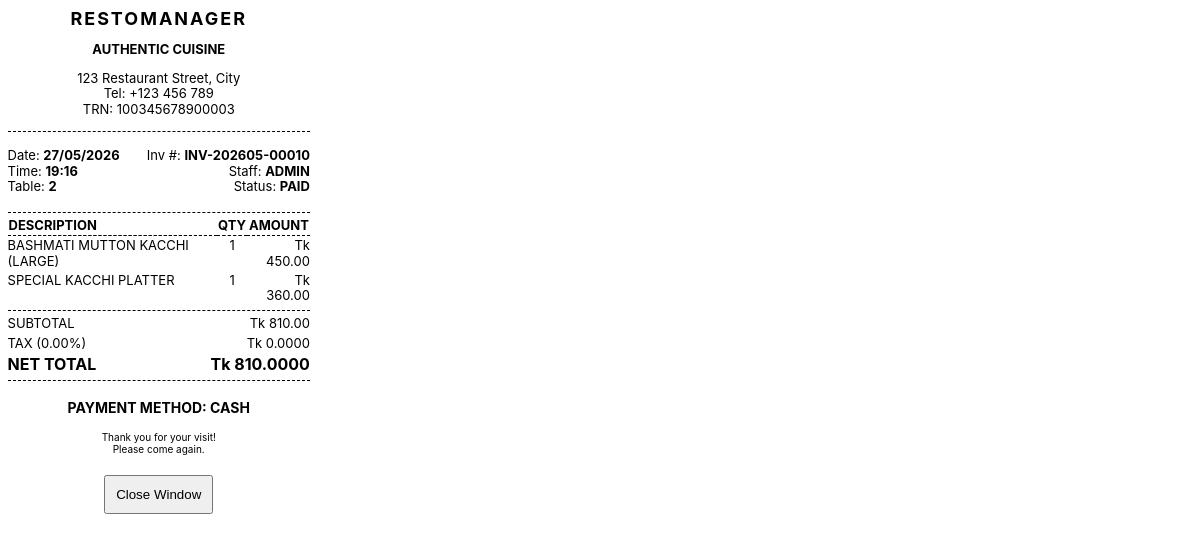
The page /order/10/print/ (signed in) on the database its author committed.
### core/models/order.py (models this page shows, shortened)
class Order(models.Model):
    STATUS_CHOICES = [
        ('pending', 'Pending'),
        ('cooking', 'Cooking'),
        ('served', 'Served'),
        ('paid', 'Paid'),
        ('cancelled', 'Cancelled'),
    ]
    PAYMENT_CHOICES = [
        ('cash', 'Cash'),
        ('card', 'Card'),
        ('mobile', 'Mobile Banking'),
    ]
    table = models.ForeignKey('Table', on_delete=models.CASCADE, related_name='orders')
    staff = models.ForeignKey(User, on_delete=models.SET_NULL, null=True, related_name='orders')
    customer = models.ForeignKey('Customer', on_delete=models.SET_NULL, null=True, blank=True, related_name='orders')
    status = models.CharField(max_length=20, choices=STATUS_CHOICES, default='pending')
    payment_method = models.CharField(max_length=20, choices=PAYMENT_CHOICES, default='cash')
    tax_rate = models.DecimalField(max_digits=5, decimal_places=2, default=0.00) # e.g. 5.00 for 5%
    created_at = models.DateTimeField(auto_now_add=True)
    updated_at = models.DateTimeField(auto_now=True)
    @property
    def invoice_number(self):
        return f"INV-{self.created_at.strftime('%Y%m')}-{self.id:05d}"
    @property
    def subtotal(self):
        return sum(item.get_total_item_price() for item in self.items.all())
    @property
    def tax_amount(self):
        return (self.subtotal * self.tax_rate) / 100
    @property
    def total_price(self):
        return self.subtotal + self.tax_amount

### core/models/table.py (models this page shows, shortened)
class Table(models.Model):
    STATUS_CHOICES = [
        ('available', 'Available'),
        ('occupied', 'Occupied'),
        ('reserved', 'Reserved'),
    ]
    number = models.IntegerField(unique=True)
    capacity = models.IntegerField()
    status = models.CharField(max_length=20, choices=STATUS_CHOICES, default='available')

### core/models/order_item.py (models this page shows, shortened)
class OrderItem(models.Model):
    STATUS_CHOICES = [
        ('pending', 'Pending'),
        ('preparing', 'Preparing'),
        ('ready', 'Ready'),
        ('served', 'Served'),
    ]
    order = models.ForeignKey('Order', on_delete=models.CASCADE, related_name='items')
    menu_item = models.ForeignKey('MenuItem', on_delete=models.CASCADE)
    quantity = models.PositiveIntegerField(default=1)
    price = models.DecimalField(max_digits=10, decimal_places=2) # Price at the time of order
    status = models.CharField(max_length=20, choices=STATUS_CHOICES, default='pending')
    notes = models.CharField(max_length=255, blank=True, null=True)
    def get_total_item_price(self):
        return self.quantity * self.price

### core/models/menu_item.py (models this page shows, shortened)
class MenuItem(models.Model):
    category = models.ForeignKey('Category', on_delete=models.CASCADE, related_name='items')
    name = models.CharField(max_length=100)
    description = models.TextField(blank=True, null=True)
    price = models.DecimalField(max_digits=10, decimal_places=2)
    is_available = models.BooleanField(default=True)
    image = models.ImageField(upload_to='menu_items/', blank=True, null=True)

### core/views/receipt.py (the view)
class ReceiptDetailView(LoginRequiredMixin, DetailView):
    model = Order
    template_name = 'core/receipt_print.html'
    context_object_name = 'order'

### core/context_processors.py (called while the page is built)
def low_stock_processor(request):
    if request.user.is_authenticated:
        low_stock_count = 0
        ingredients = Ingredient.objects.all()
        for item in ingredients:
            if item.current_stock <= item.low_stock_threshold:
                low_stock_count += 1
        return {'sidebar_low_stock_count': low_stock_count}
    return {'sidebar_low_stock_count': 0}

### core/templates/core/receipt_print.html (shortened to what this page needs)
<!DOCTYPE html>
<html lang="en">
<head>
</head>
<body onload="window.print();">
    <div class="header text-center">
        <h2 style="letter-spacing: 2px;">RESTOMANAGER</h2>
        <p class="bold">AUTHENTIC CUISINE</p>
        <p>123 Restaurant Street, City<br>
        Tel: +123 456 789<br>
        TRN: 100345678900003</p>
    </div>
    <div class="divider"></div>
    <div style="display: flex; justify-content: space-between;">
        <div>
            <p>Date: <span class="bold">{{ order.created_at|date:"d/m/Y" }}</span><br>
            Time: <span class="bold">{{ order.created_at|date:"H:i" }}</span><br>
            Table: <span class="bold">{{ order.table.number }}</span></p>
        </div>
        <div class="text-right">
            <p>Inv #: <span class="bold">{{ order.invoice_number }}</span><br>
            Staff: <span class="bold">{{ order.staff.username|upper }}</span><br>
            Status: <span class="bold">{{ order.get_status_display|upper }}</span></p>
        </div>
    </div>
    <div class="divider"></div>
    <table>
        <thead>
            <tr>
                <th>DESCRIPTION</th>
                <th class="text-center">QTY</th>
                <th class="text-right">AMOUNT</th>
            </tr>
        </thead>
        <tbody>
            {% for item in order.items.all %}
            <tr>
                <td>{{ item.menu_item.name|upper }}</td>
                <td class="text-center">{{ item.quantity }}</td>
                <td class="text-right">Tk {{ item.get_total_item_price }}</td>
            </tr>
            {% endfor %}
        </tbody>
    </table>
    <div class="divider"></div>
    <div class="totals">
        <table>
            <tr>
                <td>SUBTOTAL</td>
                <td class="text-right">Tk {{ order.subtotal }}</td>
            </tr>
            <tr>
                <td>TAX ({{ order.tax_rate }}%)</td>
                <td class="text-right">Tk {{ order.tax_amount }}</td>
            </tr>
            <tr style="font-size: 16px;">
                <td class="bold">NET TOTAL</td>
                <td class="text-right bold">Tk {{ order.total_price }}</td>
            </tr>
        </table>
    </div>
    <div class="divider"></div>
    <div class="text-center" style="margin-top: 5mm;">
        <p class="bold" style="font-size: 14px;">PAYMENT METHOD: {{ order.get_payment_method_display|upper }}</p>
    </div>
    <div class="footer text-center">
        <p>Thank you for your visit!<br>
        Please come again.</p>
    </div>
    <div class="no-print text-center" style="margin-top: 20px;">
        <button onclick="window.close();" style="padding: 10px;">Close Window</button>
    </div>
</body>
</html>

### core/templates/core/receipt_print.html (style rules this page uses)
body { width: 80mm; margin: 0; padding: 2mm; font-family: -apple-system, BlinkMacSystemFont, "Segoe UI", Roboto, "Helvetica Neue", Arial, sans-serif; font-size: 13px; line-height: 1.2; color: #000; }
.text-center { text-align: center; }
.text-right { text-align: right; }
.bold { font-weight: bold; }
.header { margin-bottom: 2mm; }
.header h2 { margin: 0; font-size: 18px; }
.divider { border-top: 1px dashed #000; margin: 1mm 0; }
table { width: 100%; border-collapse: collapse; }
th { text-align: left; border-bottom: 1px dashed #000; padding-bottom: 0.5mm; }
td { padding: 0.5mm 0; vertical-align: top; }
.totals { margin-top: 1mm; }
.footer { margin-top: 2mm; font-size: 10px; }

### rows shown on the page
Order: created_at "27/05/2026", created_at "19:16", table.number "2", invoice_number "INV-202605-00010", staff.username "ADMIN", status "PAID", subtotal "810.00", tax_rate "0.00", tax_amount "0.0000", total_price "810.0000", payment_method "CASH"
OrderItem: menu_item.name "BASHMATI MUTTON KACCHI (LARGE)", quantity "1", get_total_item_price "450.00"
OrderItem: menu_item.name "SPECIAL KACCHI PLATTER", quantity "1", get_total_item_price "360.00"
